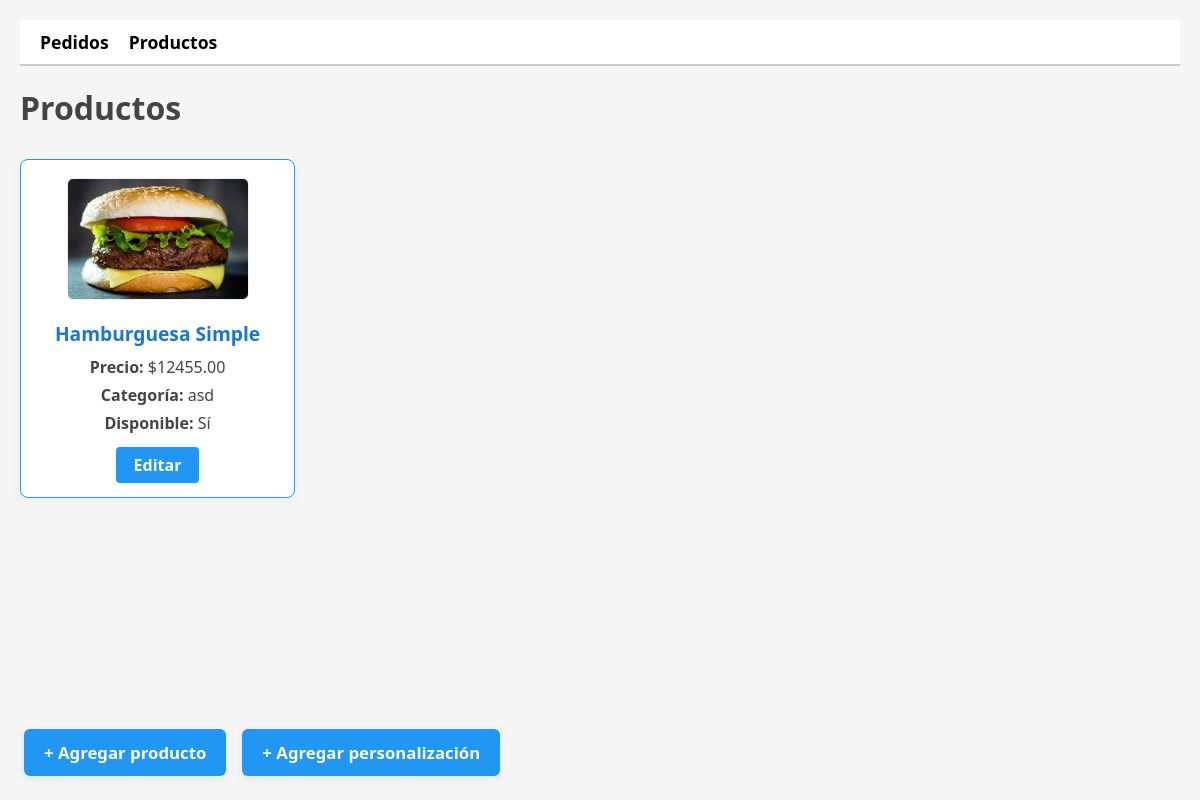
The app's page /panel/productos/ with its own data.
### mi_app/models.py (models this page shows, shortened)
class Producto(models.Model):
    nombre = models.CharField(max_length=100)
    descripcion = models.TextField(blank=True)
    precio = models.DecimalField(max_digits=8, decimal_places=2)
    categoria = models.CharField(max_length=50)
    disponible = models.BooleanField(default=True)
    personalizable = models.BooleanField(default=False)
    campos_personalizacion = models.ManyToManyField('PersonalizacionCampo', blank=True, related_name='productos')
    imagen = models.ImageField(upload_to='productos/', blank=True, null=True)  # 👈 campo nuevo

### mi_app/views/admin.py (the view)
# urls.py: path('panel/productos/', views.productos_admin, name='productos_admin'),
def productos_admin(request):
    productos = Producto.objects.all()
    return render(request, 'admin/productos_admin.html', {'productos': productos})

### mi_app/templates/admin/productos_admin.html (shortened to what this page needs)
{% load static %}
<link rel="stylesheet" href="{% static 'css/admin_panel.css' %}">
<nav class="admin-menu">
  <a href="{% url 'pedidos_admin' %}">Pedidos</a>
  <a href="{% url 'productos_admin' %}">Productos</a>
</nav>
<h1>Productos</h1>
<div class="productos-grid">
  {% for producto in productos %}
    <div class="producto-card">
      {% if producto.imagen %}
        <img src="{{ producto.imagen.url }}" alt="{{ producto.nombre }}" class="producto-img">
      {% endif %}
      <h2>{{ producto.nombre }}</h2>
      <p><strong>Precio:</strong> ${{ producto.precio }}</p>
      <p><strong>Categoría:</strong> {{ producto.categoria }}</p>
      <p><strong>Disponible:</strong> {{ producto.disponible|yesno:"Sí,No" }}</p>
      <a href="{% url 'editar_producto_admin' producto.pk %}" class="editar-btn">Editar</a>
    </div>
  {% empty %}
    <p>No hay productos cargados.</p>
  {% endfor %}
</div>
<div class="admin-fixed-buttons">
  <a href="{% url 'agregar_producto_admin' %}" class="admin-btn">+ Agregar producto</a>
  <a href="{% url 'lista_personalizaciones_admin' %}" class="admin-btn">+ Agregar personalización</a>
</div>

### mi_app/static/css/admin_panel.css (style rules this page uses)
h1 { margin-top: 20px; font-size: 2rem; color: #444; }
.admin-menu { background-color: #ffffff; padding: 10px 20px; border-bottom: 2px solid #ccc; margin-bottom: 20px; display: flex; gap: 20px; }
.admin-menu a { text-decoration: none; color: black; font-weight: bold; font-size: 1.1rem; }
.admin-btn { background: #2196f3; color: #fff; padding: 7px 18px; border-radius: 6px; font-weight: bold; text-decoration: none; font-size: 1em; box-shadow: 0 2px 8px rgba(33,150,243,0.12); transition: background 0.2s, box-shadow 0.2s; border: none; display: inline-block; }

### mi_app/templates/admin/productos_admin.html (style rules this page uses)
.productos-grid { display: grid; grid-template-columns: repeat(auto-fill, minmax(260px, 1fr)); gap: 20px; margin-top: 30px; }
.producto-card { background: #fff; border-radius: 8px; box-shadow: 0 2px 8px rgba(33,150,243,0.07); padding: 18px 18px 14px 18px; display: flex; flex-direction: column; align-items: center; border: 1.5px solid #2196f3; }
.producto-img { width: 100%; max-width: 180px; height: 120px; object-fit: cover; border-radius: 6px; margin-bottom: 10px; border: 1px solid #eee; }
.producto-card h2 { font-size: 1.2em; margin: 10px 0 6px 0; color: #1976d2; text-align: center; }
.producto-card p { margin: 3px 0; font-size: 1em; color: #444; }
.editar-btn { margin-top: 10px; background: #2196f3; color: #fff; padding: 7px 18px; border-radius: 4px; text-decoration: none; font-weight: bold; transition: background 0.2s; }
.admin-fixed-buttons { position: fixed; left: 24px; bottom: 24px; display: flex; gap: 16px; z-index: 200; }
.admin-btn { background: #2196f3; color: #fff; padding: 12px 20px; border-radius: 6px; font-weight: bold; text-decoration: none; font-size: 1.05em; box-shadow: 0 2px 8px rgba(33,150,243,0.12); transition: background 0.2s, box-shadow 0.2s; border: none; display: inline-block; }

### records on screen
Producto: imagen (picture), nombre "Hamburguesa Simple", precio "12455.00", categoria "asd", disponible "Sí"
